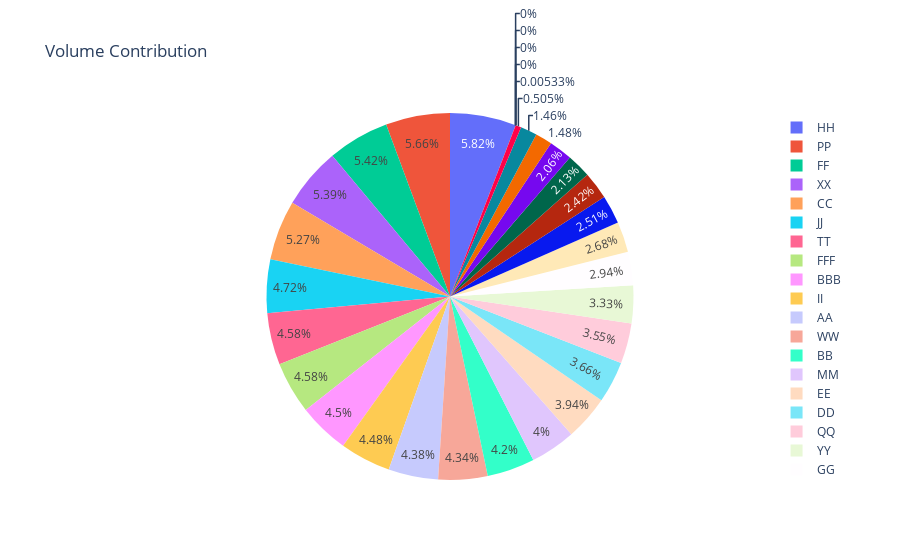

The code cell stored with this chart in its notebook:
### Code cell
fig6 = px.pie(df, values='Volume', names='Adivsor', title='Volume Contribution')
fig6.show()

### Figure 1 — Plotly figure (JSON) as saved in the notebook; plotly's stock layout.template omitted (floating-point values rounded to 4 significant figures)
{"data": [{"domain": {"x": [0, 1], "y": [0, 1]}, "hovertemplate": "Adivsor=%{label}<br>Volume=%{value}<extra></extra>", "labels": ["AA", "BB", "CC", "DD", "EE", "FF", "GG", "HH", "II", "JJ", "KK", "LL", "MM", "NN", "OO", "PP", "QQ", "RR", "SS", "TT", "UU", "VV", "WW", "XX", "YY", "ZZ", "AAA", "BBB", "CCC", "DDD", "EEE", "FFF"], "legendgroup": "", "name": "", "showlegend": true, "type": "pie", "values": [2054000.0, 1968000.0, 2472000.0, 1718000.0, 1849000.0, 2541000.0, 1380000.0, 2729000.0, 2099762, 2211604, 0, 0, 1876000.0, 694000.0, 1258000.0, 2653000.0, 1662000.0, 236783, 686000, 2145649, 964900.0, 1135000.0, 2034000.0, 2524877, 1562000.0, 2500, 0, 2110000.0, 0, 1176001, 996800.0, 2145649]}], "layout": {"legend": {"tracegroupgap": 0}, "title": {"text": "Volume Contribution"}}}
